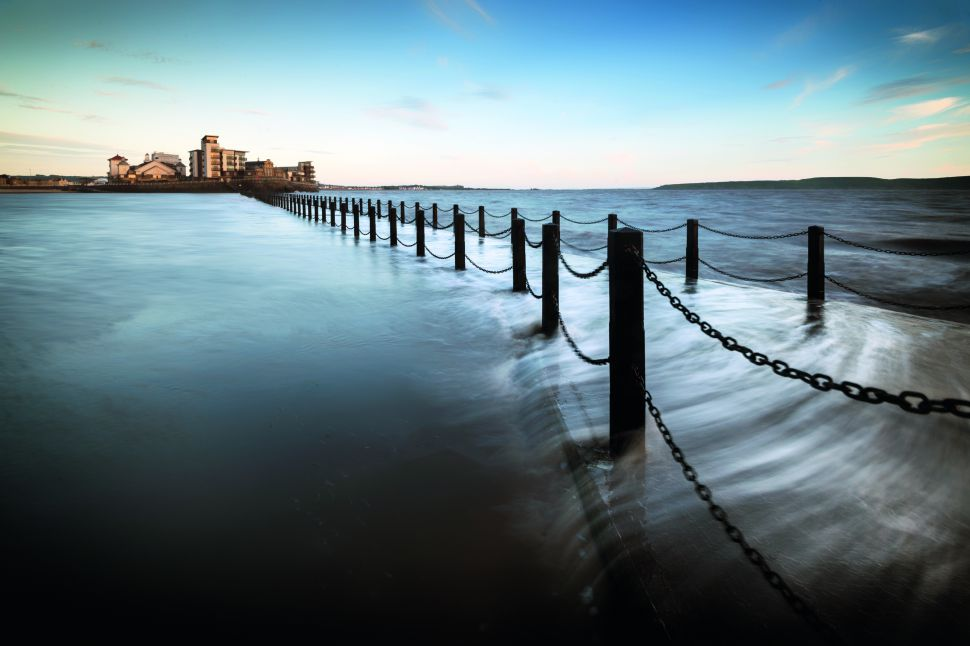
#> input picture images/image.jpg, 970 x 646 px
$ jupyter execute multi-color.ipynb
#> lines starting #> are read from the running program, lines starting #| are printed output that depends on the picture
[cell 1]
from PIL import Image


# Method to process the red band of the image

def normalizeRed(intensity):

    iI      = intensity

    minI    = 86

    maxI    = 230

    minO    = 0

    maxO    = 255

    iO      = (iI-minI)*(((maxO-minO)/(maxI-minI))+minO)

    return iO


# Method to process the green band of the image

def normalizeGreen(intensity):

    iI      = intensity

    minI    = 90

    maxI    = 225

    minO    = 0

    maxO    = 255

    iO      = (iI-minI)*(((maxO-minO)/(maxI-minI))+minO)

    return iO


# Method to process the blue band of the image

def normalizeBlue(intensity):

    iI      = intensity

    minI    = 100

    maxI    = 210

    minO    = 0

    maxO    = 255

    iO      = (iI-minI)*(((maxO-minO)/(maxI-minI))+minO)

    return iO


# Create an image object

imageObject     = Image.open("./images/image.jpg")
#> imageObject is the input picture: PIL image 970x646 RGB; mean R, G, B 99.5, 121.8, 129.7


# Split the red, green and blue bands from the Image

multiBands      = imageObject.split()


# Apply point operations that does contrast stretching on each color band

normalizedRedBand      = multiBands[0].point(normalizeRed)
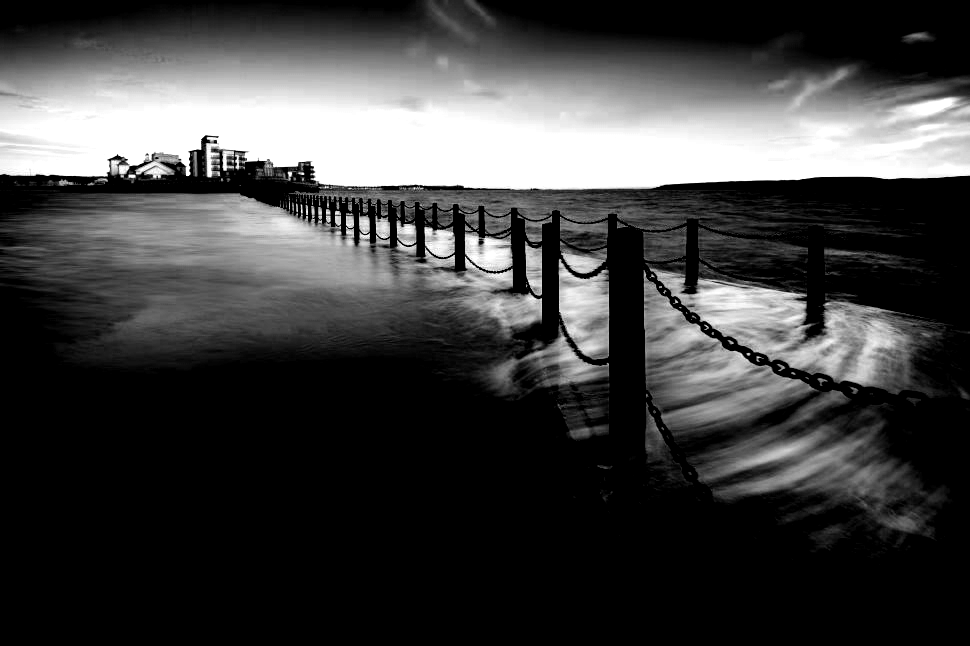
#> normalizedRedBand: PIL image 970x646 L; min 0, max 255, mean 64.8

normalizedGreenBand    = multiBands[1].point(normalizeGreen)
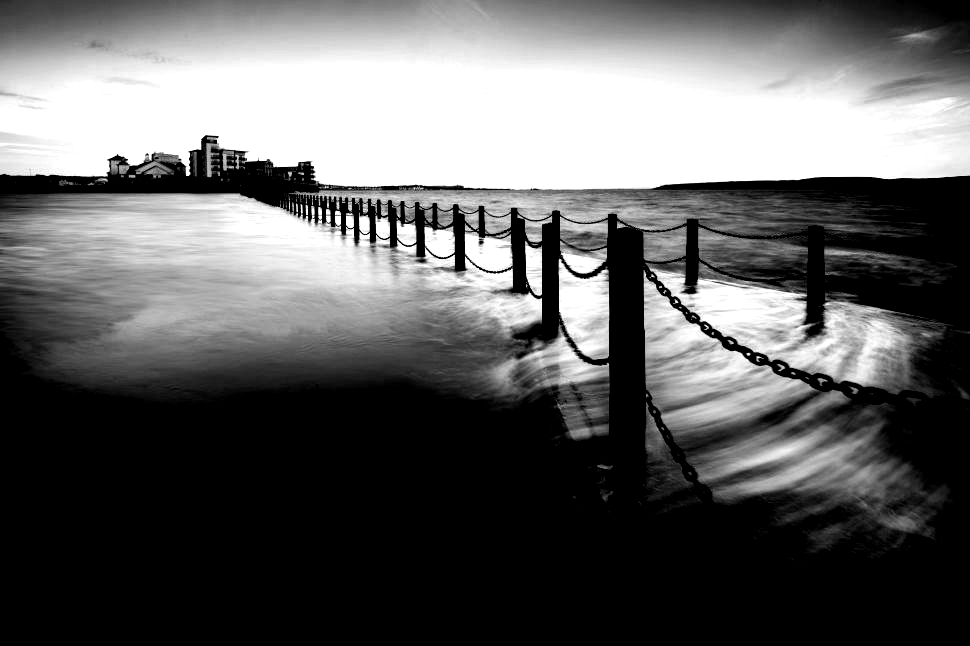
#> normalizedGreenBand: PIL image 970x646 L; min 0, max 255, mean 98.3

normalizedBlueBand     = multiBands[2].point(normalizeBlue)
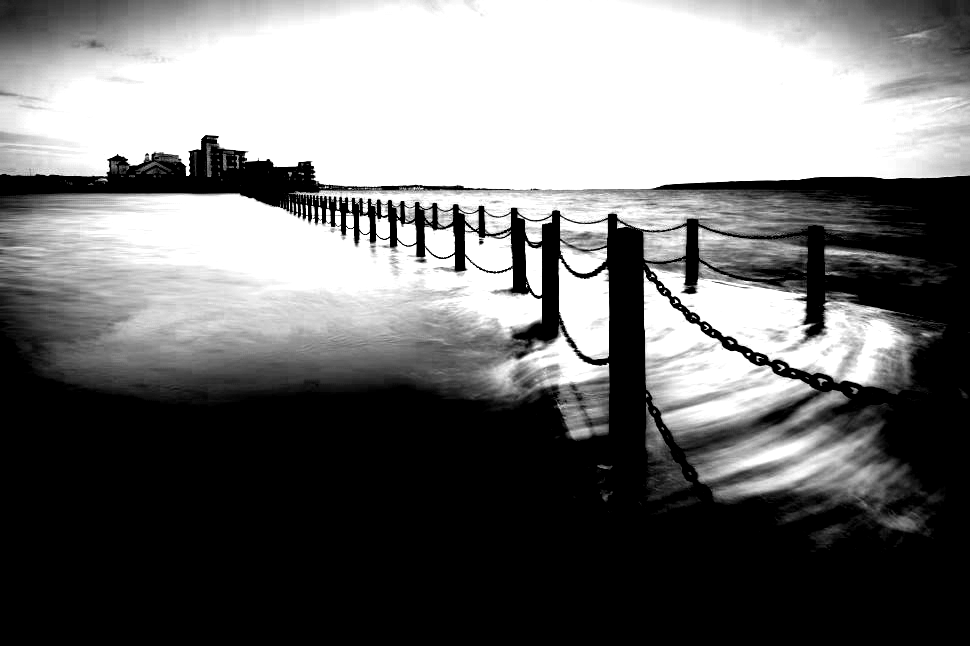
#> normalizedBlueBand: PIL image 970x646 L; min 0, max 255, mean 113.7


# Create a new image from the contrast stretched red, green and blue brands

normalizedImage = Image.merge("RGB", (normalizedRedBand, normalizedGreenBand, normalizedBlueBand))
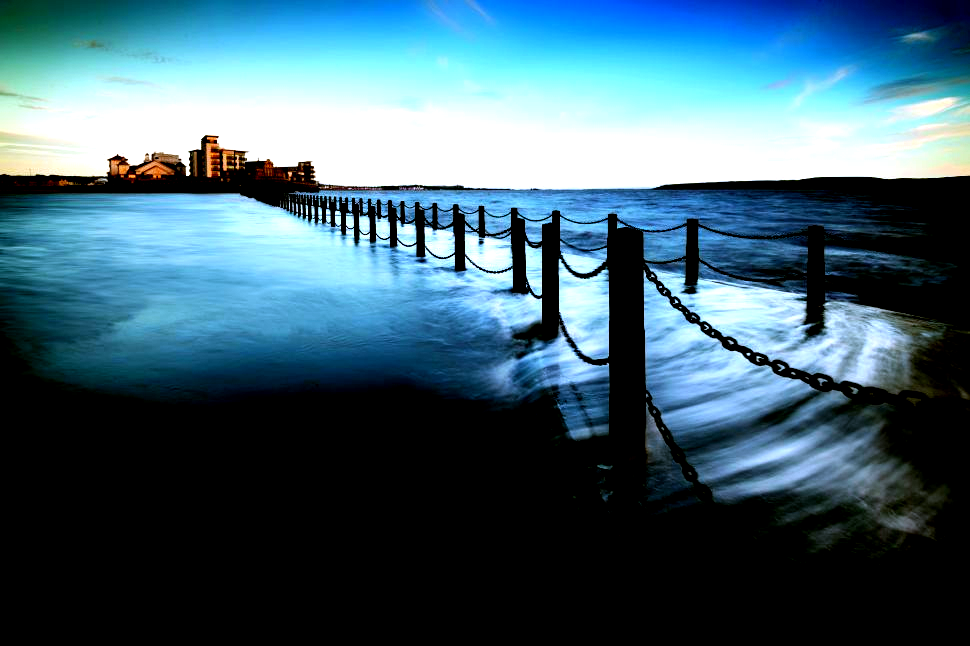
#> normalizedImage: PIL image 970x646 RGB; mean R, G, B 64.8, 98.3, 113.7


# Display the image before contrast stretching

imageObject.show()


# Display the image after contrast stretching

normalizedImage.show()
